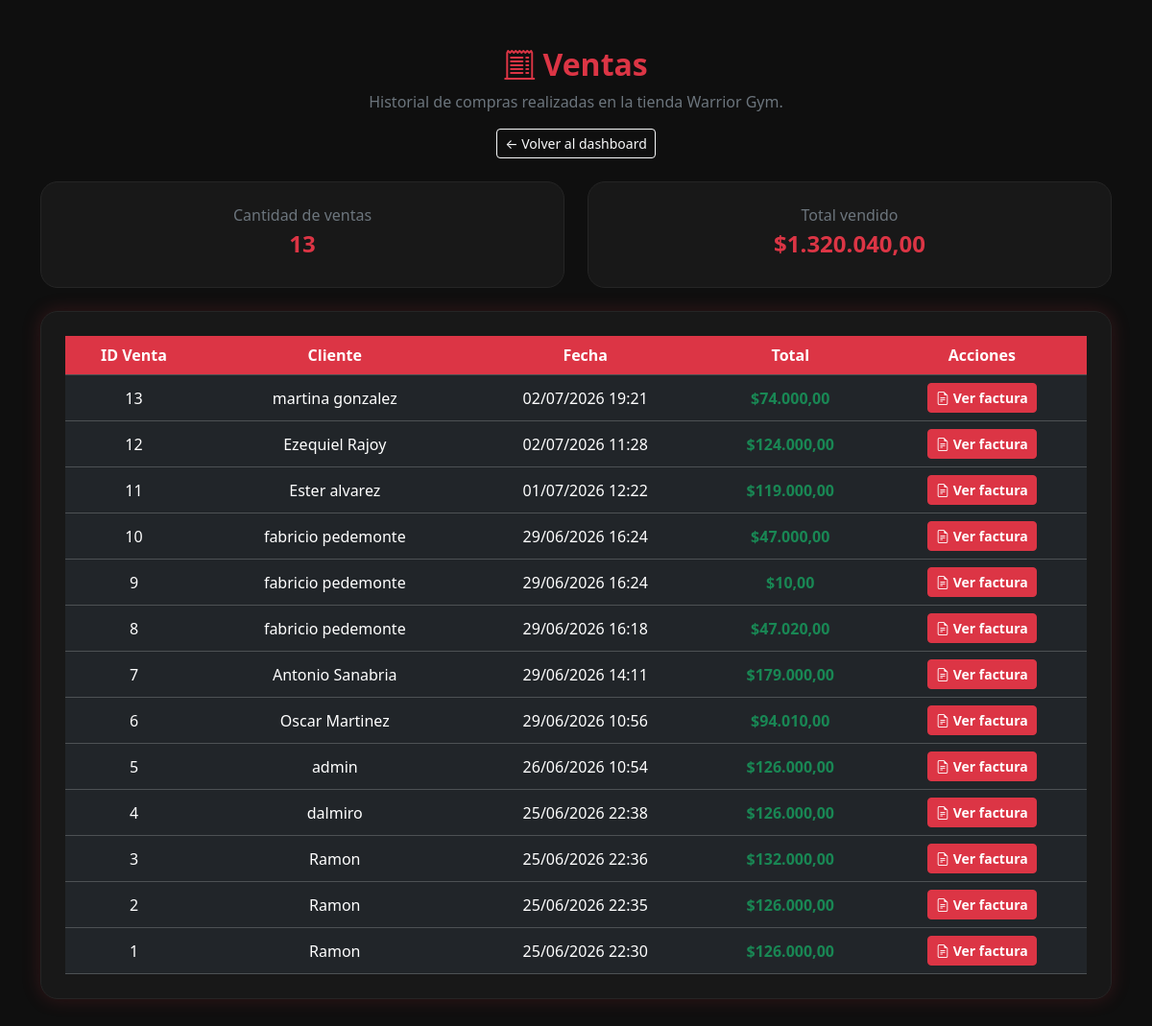
/admin/ventas.php (signed in), run on an earlier commit of the app's database.
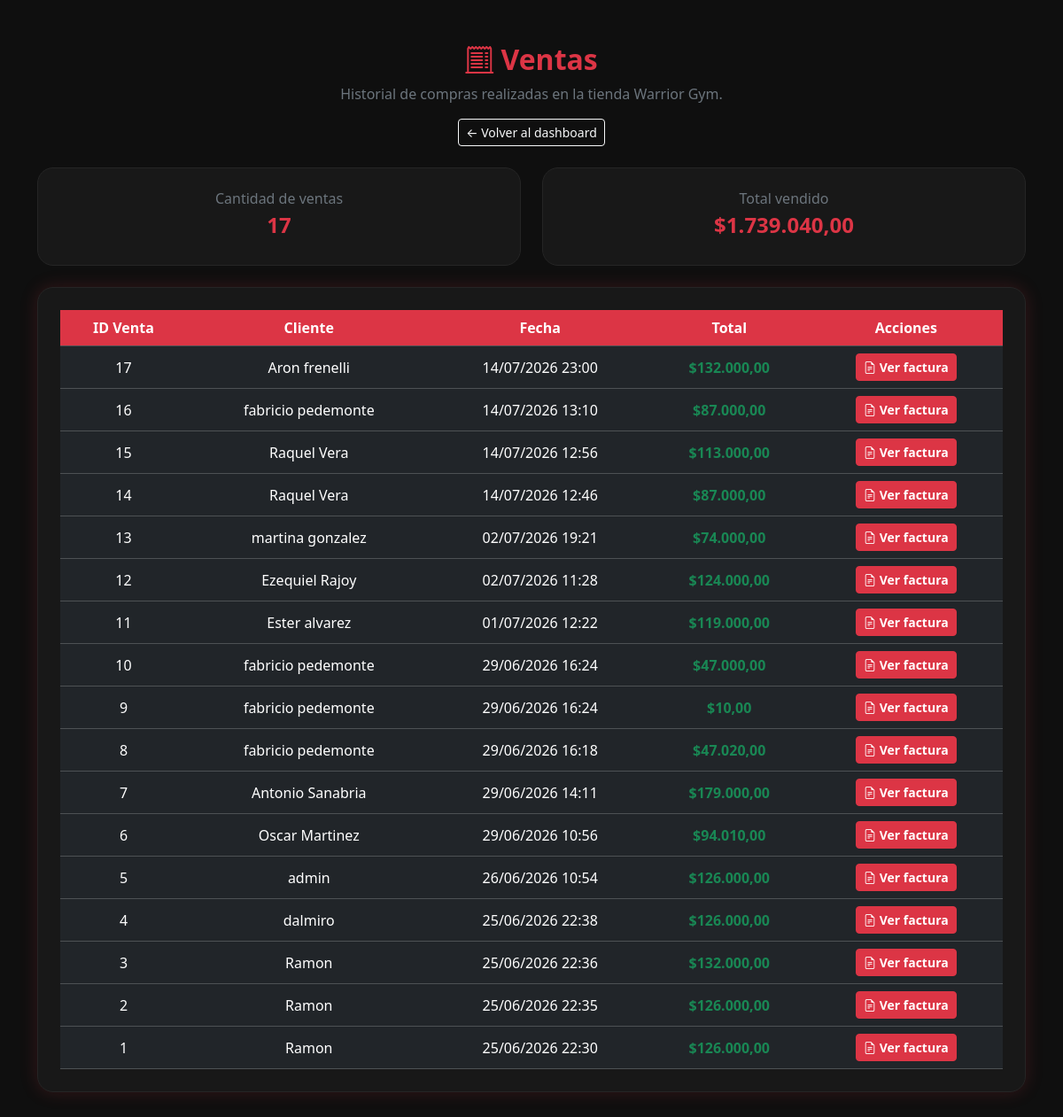
And on a later commit of the database.
### tables this page shows
CREATE TABLE `ventas` (
  `id_venta` int(11) NOT NULL AUTO_INCREMENT,
  `id_usuario` int(11) NOT NULL,
  `fecha` datetime DEFAULT current_timestamp(),
  `total` decimal(10,2) NOT NULL DEFAULT 0.00,
  PRIMARY KEY (`id_venta`),
  KEY `id_usuario` (`id_usuario`),
  CONSTRAINT `ventas_ibfk_1` FOREIGN KEY (`id_usuario`) REFERENCES `usuarios` (`id_usuario`)
);

### admin/ventas.php (the view, shortened to what this page needs)
<?php
include(__DIR__ . "/../php/conexion.php");
function formatoPrecio($precio) {
    return "$" . number_format($precio, 2, ",", ".");
}
function formatoFecha($fecha) {
    return date("d/m/Y H:i", strtotime($fecha));
}
$sql = "
SELECT
    v.id_venta,
    v.fecha,
    COALESCE(
        NULLIF(TRIM(CONCAT(COALESCE(c.nombre, ''), ' ', COALESCE(c.apellido, ''))), ''),
        u.nombre,
        'Usuario eliminado'
    ) AS cliente,
    COALESCE(dt.total_detalle, v.total, 0) AS total
FROM ventas v
LEFT JOIN usuarios u ON v.id_usuario = u.id_usuario
LEFT JOIN clientes c ON c.id_usuario = u.id_usuario
LEFT JOIN (
    SELECT
        id_venta,
        SUM(cantidad * precio_unitario) AS total_detalle
    FROM detalle_ventas
    GROUP BY id_venta
) dt ON dt.id_venta = v.id_venta
ORDER BY v.id_venta DESC
";
$resultado = mysqli_query($conexion, $sql);
$ventas = [];
$total_general = 0;
while ($fila = mysqli_fetch_assoc($resultado)) {
    $ventas[] = $fila;
    $total_general += $fila['total'];
}
$cantidad_ventas = count($ventas);
?>
<!DOCTYPE html>
<html lang="es">
<head>
<link href="https://cdn.jsdelivr.net/npm/bootstrap@5.3.7/dist/css/bootstrap.min.css" rel="stylesheet">
<link rel="stylesheet" href="https://cdn.jsdelivr.net/npm/bootstrap-icons@1.13.1/font/bootstrap-icons.min.css">
</head>
<body>
<div class="container py-5">
    <div class="text-center mb-4">
        <h2 class="page-title">
            <i class="bi bi-receipt-cutoff"></i> Ventas
        </h2>
        <p class="text-secondary">
            Historial de compras realizadas en la tienda Warrior Gym.
        </p>
        <a href="dashboard.php" class="btn btn-outline-light btn-sm">
            ← Volver al dashboard
        </a>
    </div>
    <div class="row g-4 mb-4">
        <div class="col-md-6">
            <div class="stat-card text-center">
                <p class="text-secondary mb-1">Cantidad de ventas</p>
                <h4><?= $cantidad_ventas ?></h4>
            </div>
        </div>
        <div class="col-md-6">
            <div class="stat-card text-center">
                <p class="text-secondary mb-1">Total vendido</p>
                <h4><?= formatoPrecio($total_general) ?></h4>
            </div>
        </div>
    </div>
    <div class="table-box">
        <?php if ($cantidad_ventas > 0): ?>
            <div class="table-responsive">
                <table class="table table-dark table-hover text-center align-middle mb-0">
                    <thead>
                        <tr>
                            <th>ID Venta</th>
                            <th>Cliente</th>
                            <th>Fecha</th>
                            <th>Total</th>
                            <th>Acciones</th>
                        </tr>
                    </thead>
                    <tbody>
                        <?php foreach ($ventas as $fila): ?>
                            <tr>
                                <td><?= $fila['id_venta'] ?></td>
                                <td><?= htmlspecialchars($fila['cliente']) ?></td>
                                <td><?= formatoFecha($fila['fecha']) ?></td>
                                <td class="text-success fw-bold">
                                    <?= formatoPrecio($fila['total']) ?>
                                </td>
                                <td>
                                    <a href="factura.php?id=<?= $fila['id_venta'] ?>" class="btn btn-danger btn-sm btn-factura">
                                        <i class="bi bi-file-earmark-text"></i>
                                        Ver factura
                                    </a>
                                </td>
                            </tr>
                        <?php endforeach; ?>
                    </tbody>
                </table>
            </div>
        <?php endif; ?>
    </div>
</div>
</body>
</html>

What changed in the data, as far as the page shows it:
added ventas: id_venta "17", cliente "Aron frenelli", fecha "14/07/2026 23:00", total "$132.000,00"
added ventas: id_venta "16", cliente "fabricio pedemonte", fecha "14/07/2026 13:10", total "$87.000,00"
added ventas: id_venta "15", cliente "Raquel Vera", fecha "14/07/2026 12:56", total "$113.000,00"
added ventas: id_venta "14", cliente "Raquel Vera", fecha "14/07/2026 12:46", total "$87.000,00"
Also different on the page:
$cantidad_ventas: "13" → "17"
formatoPrecio($total_general): "$1.320.040,00" → "$1.739.040,00"
